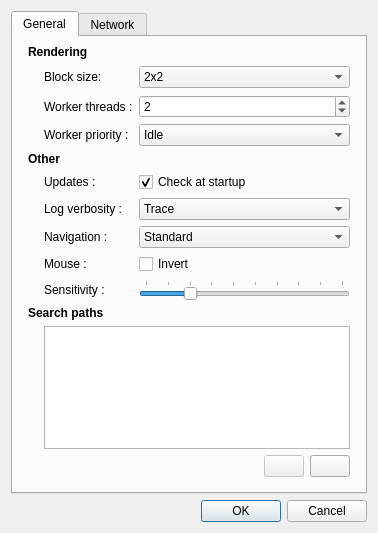
<?xml version="1.0" encoding="UTF-8"?>
<ui version="4.0">
 <class>ProgramSettingsDialog</class>
 <widget class="QDialog" name="ProgramSettingsDialog">
  <property name="geometry">
   <rect>
    <x>0</x>
    <y>0</y>
    <width>378</width>
    <height>533</height>
   </rect>
  </property>
  <property name="sizePolicy">
   <sizepolicy hsizetype="Preferred" vsizetype="MinimumExpanding">
    <horstretch>0</horstretch>
    <verstretch>0</verstretch>
   </sizepolicy>
  </property>
  <property name="maximumSize">
   <size>
    <width>16777215</width>
    <height>16777215</height>
   </size>
  </property>
  <property name="windowTitle">
   <string>Settings</string>
  </property>
  <layout class="QGridLayout" name="gridLayout">
   <item row="13" column="0">
    <widget class="QDialogButtonBox" name="buttonBox">
     <property name="orientation">
      <enum>Qt::Horizontal</enum>
     </property>
     <property name="standardButtons">
      <set>QDialogButtonBox::Cancel|QDialogButtonBox::Ok</set>
     </property>
    </widget>
   </item>
   <item row="0" column="0">
    <widget class="QTabWidget" name="tabWidget">
     <property name="sizePolicy">
      <sizepolicy hsizetype="Preferred" vsizetype="Expanding">
       <horstretch>0</horstretch>
       <verstretch>0</verstretch>
      </sizepolicy>
     </property>
     <property name="currentIndex">
      <number>0</number>
     </property>
     <widget class="QWidget" name="tab1">
      <attribute name="title">
       <string>General</string>
      </attribute>
      <layout class="QGridLayout" name="gridLayout1" rowstretch="0,0,0,0,0,0,0,0,0,0,0,0,0,0,0,0,0" columnstretch="0,0,0,1">
       <property name="leftMargin">
        <number>15</number>
       </property>
       <property name="topMargin">
        <number>8</number>
       </property>
       <property name="rightMargin">
        <number>15</number>
       </property>
       <property name="bottomMargin">
        <number>15</number>
       </property>
       <property name="spacing">
        <number>6</number>
       </property>
       <item row="0" column="0" colspan="3">
        <widget class="QLabel" name="label_10">
         <property name="font">
          <font>
           <weight>75</weight>
           <bold>true</bold>
          </font>
         </property>
         <property name="text">
          <string>Rendering</string>
         </property>
        </widget>
       </item>
       <item row="1" column="0">
        <spacer name="horizontalSpacer">
         <property name="orientation">
          <enum>Qt::Horizontal</enum>
         </property>
         <property name="sizeType">
          <enum>QSizePolicy::Fixed</enum>
         </property>
         <property name="sizeHint" stdset="0">
          <size>
           <width>10</width>
           <height>24</height>
          </size>
         </property>
        </spacer>
       </item>
       <item row="1" column="1">
        <widget class="QLabel" name="label">
         <property name="toolTip">
          <string>Specify the block resolution used to split images into 
parallel workloads (default: 32x32). If chosen too small, 
excessive block management may slow down the rendering.
Only applies to some integrators. </string>
         </property>
         <property name="text">
          <string>Block size: </string>
         </property>
         <property name="buddy">
          <cstring>blockSizeBox</cstring>
         </property>
        </widget>
       </item>
       <item row="1" column="2" colspan="2">
        <widget class="QComboBox" name="blockSizeBox">
         <property name="toolTip">
          <string>Specify the block resolution used to split images into 
parallel workloads (default: 32x32). If chosen too small, 
excessive block management may slow down the rendering.
Only applies to some integrators. </string>
         </property>
         <item>
          <property name="text">
           <string>2x2</string>
          </property>
         </item>
         <item>
          <property name="text">
           <string>4x4</string>
          </property>
         </item>
         <item>
          <property name="text">
           <string>8x8</string>
          </property>
         </item>
         <item>
          <property name="text">
           <string>16x16</string>
          </property>
         </item>
         <item>
          <property name="text">
           <string>32x32</string>
          </property>
         </item>
         <item>
          <property name="text">
           <string>64x64</string>
          </property>
         </item>
         <item>
          <property name="text">
           <string>128x128</string>
          </property>
         </item>
        </widget>
       </item>
       <item row="2" column="1">
        <widget class="QLabel" name="label_2">
         <property name="toolTip">
          <string>Specifies the number of local worker threads. The default is to use
all local cores (including virtual cores on Hyper-threading-enabled 
machines). Setting this value lower can be useful to reduce the 
system load, especially when much of the work is done over the network.</string>
         </property>
         <property name="text">
          <string>Worker threads :</string>
         </property>
         <property name="buddy">
          <cstring>localWorkerBox</cstring>
         </property>
        </widget>
       </item>
       <item row="2" column="2" colspan="2">
        <widget class="QSpinBox" name="localWorkerBox">
         <property name="toolTip">
          <string>Specifies the number of local worker threads. The default is to use
all local cores (including virtual cores on Hyper-threading-enabled 
machines). Setting this value lower can be useful to reduce the 
system load, especially when much of the work is done over the network.</string>
         </property>
         <property name="value">
          <number>2</number>
         </property>
        </widget>
       </item>
       <item row="14" column="0" colspan="4">
        <widget class="QLabel" name="label_3">
         <property name="font">
          <font>
           <weight>75</weight>
           <bold>true</bold>
          </font>
         </property>
         <property name="text">
          <string>Search paths</string>
         </property>
        </widget>
       </item>
       <item row="16" column="1" colspan="3">
        <layout class="QHBoxLayout" name="buttonsLayout1" stretch="0,0,0">
         <property name="spacing">
          <number>6</number>
         </property>
         <item>
          <spacer name="horizontalSpacer_2">
           <property name="orientation">
            <enum>Qt::Horizontal</enum>
           </property>
           <property name="sizeHint" stdset="0">
            <size>
             <width>118</width>
             <height>17</height>
            </size>
           </property>
          </spacer>
         </item>
         <item>
          <widget class="QPushButton" name="removePathButton">
           <property name="enabled">
            <bool>false</bool>
           </property>
           <property name="maximumSize">
            <size>
             <width>40</width>
             <height>16777215</height>
            </size>
           </property>
           <property name="toolTip">
            <string>Remove the selected search path</string>
           </property>
           <property name="text">
            <string/>
           </property>
           <property name="icon">
            <iconset resource="resources.qrc">
             <normaloff>:/resources/remove.png</normaloff>:/resources/remove.png</iconset>
           </property>
           <property name="iconSize">
            <size>
             <width>16</width>
             <height>16</height>
            </size>
           </property>
           <property name="autoDefault">
            <bool>false</bool>
           </property>
          </widget>
         </item>
         <item>
          <widget class="QPushButton" name="addPathButton">
           <property name="sizePolicy">
            <sizepolicy hsizetype="Minimum" vsizetype="Fixed">
             <horstretch>0</horstretch>
             <verstretch>0</verstretch>
            </sizepolicy>
           </property>
           <property name="maximumSize">
            <size>
             <width>40</width>
             <height>16777215</height>
            </size>
           </property>
           <property name="toolTip">
            <string>Add a search path</string>
           </property>
           <property name="text">
            <string/>
           </property>
           <property name="icon">
            <iconset resource="resources.qrc">
             <normaloff>:/resources/add.png</normaloff>:/resources/add.png</iconset>
           </property>
           <property name="iconSize">
            <size>
             <width>16</width>
             <height>16</height>
            </size>
           </property>
           <property name="autoDefault">
            <bool>false</bool>
           </property>
          </widget>
         </item>
        </layout>
       </item>
       <item row="4" column="0" colspan="3">
        <widget class="QLabel" name="label_11">
         <property name="font">
          <font>
           <weight>75</weight>
           <bold>true</bold>
          </font>
         </property>
         <property name="text">
          <string>Other</string>
         </property>
        </widget>
       </item>
       <item row="15" column="1" colspan="3">
        <widget class="QListWidget" name="searchPathList">
         <property name="enabled">
          <bool>true</bool>
         </property>
         <property name="sizePolicy">
          <sizepolicy hsizetype="Expanding" vsizetype="Ignored">
           <horstretch>0</horstretch>
           <verstretch>1</verstretch>
          </sizepolicy>
         </property>
         <property name="minimumSize">
          <size>
           <width>70</width>
           <height>70</height>
          </size>
         </property>
         <property name="maximumSize">
          <size>
           <width>16777215</width>
           <height>16777215</height>
          </size>
         </property>
         <property name="toolTip">
          <string>List of additional directories that will be searched
for resources, such as geometry data, textures, etc.</string>
         </property>
         <property name="frameShadow">
          <enum>QFrame::Sunken</enum>
         </property>
         <property name="resizeMode">
          <enum>QListView::Adjust</enum>
         </property>
        </widget>
       </item>
       <item row="6" column="2">
        <widget class="QCheckBox" name="checkForUpdatesBox">
         <property name="enabled">
          <bool>true</bool>
         </property>
         <property name="toolTip">
          <string>If active, Mitsuba will try to determine the most recent
release via Internet every time it is started.</string>
         </property>
         <property name="autoFillBackground">
          <bool>false</bool>
         </property>
         <property name="styleSheet">
          <string/>
         </property>
         <property name="text">
          <string>Check at startup</string>
         </property>
         <property name="checked">
          <bool>true</bool>
         </property>
         <property name="tristate">
          <bool>false</bool>
         </property>
        </widget>
       </item>
       <item row="6" column="1">
        <widget class="QLabel" name="label_7">
         <property name="toolTip">
          <string>If active, Mitsuba will try to determine the most recent
release via Internet every time it is started.</string>
         </property>
         <property name="text">
          <string>Updates :</string>
         </property>
        </widget>
       </item>
       <item row="11" column="2" colspan="2">
        <widget class="QSlider" name="sensitivitySlider">
         <property name="toolTip">
          <string>Specifies how sensitive the mouse should react to 
movements while navigating in the real-time preview.</string>
         </property>
         <property name="minimum">
          <number>1</number>
         </property>
         <property name="maximum">
          <number>10</number>
         </property>
         <property name="singleStep">
          <number>1</number>
         </property>
         <property name="pageStep">
          <number>1</number>
         </property>
         <property name="value">
          <number>3</number>
         </property>
         <property name="sliderPosition">
          <number>3</number>
         </property>
         <property name="orientation">
          <enum>Qt::Horizontal</enum>
         </property>
         <property name="tickPosition">
          <enum>QSlider::TicksAbove</enum>
         </property>
         <property name="tickInterval">
          <number>1</number>
         </property>
        </widget>
       </item>
       <item row="11" column="1">
        <widget class="QLabel" name="label_8">
         <property name="toolTip">
          <string>Specifies how sensitive the mouse should react to 
movements while navigating in the real-time preview.</string>
         </property>
         <property name="text">
          <string>Sensitivity :</string>
         </property>
        </widget>
       </item>
       <item row="9" column="1">
        <widget class="QLabel" name="label_12">
         <property name="toolTip">
          <string>Should the preview navigation flip the Y axis of the mouse?</string>
         </property>
         <property name="text">
          <string>Mouse :</string>
         </property>
         <property name="buddy">
          <cstring>invertMouseBox</cstring>
         </property>
        </widget>
       </item>
       <item row="9" column="2">
        <widget class="QCheckBox" name="invertMouseBox">
         <property name="toolTip">
          <string>Should the preview navigation flip the Y axis of the mouse?</string>
         </property>
         <property name="autoFillBackground">
          <bool>false</bool>
         </property>
         <property name="styleSheet">
          <string/>
         </property>
         <property name="text">
          <string>Invert</string>
         </property>
         <property name="tristate">
          <bool>false</bool>
         </property>
        </widget>
       </item>
       <item row="8" column="1">
        <widget class="QLabel" name="label_15">
         <property name="toolTip">
          <string>&lt;!DOCTYPE HTML PUBLIC &quot;-//W3C//DTD HTML 4.0//EN&quot; &quot;http://www.w3.org/TR/REC-html40/strict.dtd&quot;&gt;
&lt;html&gt;&lt;head&gt;&lt;meta name=&quot;qrichtext&quot; content=&quot;1&quot; /&gt;&lt;style type=&quot;text/css&quot;&gt;
p, li { white-space: pre-wrap; }
&lt;/style&gt;&lt;/head&gt;&lt;body style=&quot; font-family:'Ubuntu'; font-size:11pt; font-weight:400; font-style:normal;&quot;&gt;
&lt;p style=&quot; margin-top:0px; margin-bottom:0px; margin-left:0px; margin-right:0px; -qt-block-indent:0; text-indent:0px;&quot;&gt;This option specifies the camera behavior when navigating within the realtime preview.&lt;/p&gt;
&lt;p style=&quot;-qt-paragraph-type:empty; margin-top:0px; margin-bottom:0px; margin-left:0px; margin-right:0px; -qt-block-indent:0; text-indent:0px;&quot;&gt;&lt;/p&gt;
&lt;p style=&quot; margin-top:0px; margin-bottom:0px; margin-left:0px; margin-right:0px; -qt-block-indent:0; text-indent:0px;&quot;&gt;&lt;span style=&quot; font-weight:600;&quot;&gt;Standard&lt;/span&gt;: Rotate around the currently selected object.&lt;/p&gt;
&lt;p style=&quot;-qt-paragraph-type:empty; margin-top:0px; margin-bottom:0px; margin-left:0px; margin-right:0px; -qt-block-indent:0; text-indent:0px;&quot;&gt;&lt;/p&gt;
&lt;p style=&quot; margin-top:0px; margin-bottom:0px; margin-left:0px; margin-right:0px; -qt-block-indent:0; text-indent:0px;&quot;&gt;&lt;span style=&quot; font-weight:600;&quot;&gt;First person&lt;/span&gt;: A navigation mode that resembles walking through a scene&lt;/p&gt;&lt;/body&gt;&lt;/html&gt;</string>
         </property>
         <property name="text">
          <string>Navigation :</string>
         </property>
         <property name="buddy">
          <cstring>navigationModeBox</cstring>
         </property>
        </widget>
       </item>
       <item row="8" column="2" colspan="2">
        <widget class="QComboBox" name="navigationModeBox">
         <property name="toolTip">
          <string>&lt;!DOCTYPE HTML PUBLIC &quot;-//W3C//DTD HTML 4.0//EN&quot; &quot;http://www.w3.org/TR/REC-html40/strict.dtd&quot;&gt;
&lt;html&gt;&lt;head&gt;&lt;meta name=&quot;qrichtext&quot; content=&quot;1&quot; /&gt;&lt;style type=&quot;text/css&quot;&gt;
p, li { white-space: pre-wrap; }
&lt;/style&gt;&lt;/head&gt;&lt;body style=&quot; font-family:'Ubuntu'; font-size:11pt; font-weight:400; font-style:normal;&quot;&gt;
&lt;p style=&quot; margin-top:0px; margin-bottom:0px; margin-left:0px; margin-right:0px; -qt-block-indent:0; text-indent:0px;&quot;&gt;This option specifies the camera behavior when navigating within the realtime preview.&lt;/p&gt;
&lt;p style=&quot;-qt-paragraph-type:empty; margin-top:0px; margin-bottom:0px; margin-left:0px; margin-right:0px; -qt-block-indent:0; text-indent:0px;&quot;&gt;&lt;/p&gt;
&lt;p style=&quot; margin-top:0px; margin-bottom:0px; margin-left:0px; margin-right:0px; -qt-block-indent:0; text-indent:0px;&quot;&gt;&lt;span style=&quot; font-weight:600;&quot;&gt;Standard&lt;/span&gt;: Rotate around the currently selected object.&lt;/p&gt;
&lt;p style=&quot;-qt-paragraph-type:empty; margin-top:0px; margin-bottom:0px; margin-left:0px; margin-right:0px; -qt-block-indent:0; text-indent:0px;&quot;&gt;&lt;/p&gt;
&lt;p style=&quot; margin-top:0px; margin-bottom:0px; margin-left:0px; margin-right:0px; -qt-block-indent:0; text-indent:0px;&quot;&gt;&lt;span style=&quot; font-weight:600;&quot;&gt;First person&lt;/span&gt;: A navigation mode that resembles walking through a scene&lt;/p&gt;&lt;/body&gt;&lt;/html&gt;</string>
         </property>
         <item>
          <property name="text">
           <string>Standard</string>
          </property>
         </item>
         <item>
          <property name="text">
           <string>First Person</string>
          </property>
         </item>
        </widget>
       </item>
       <item row="7" column="2" colspan="2">
        <widget class="QComboBox" name="logVerbosityBox">
         <property name="toolTip">
          <string>Specifies the threshold for displaying log messages.
For instance, setting this to &quot;Info&quot; means that everything 
above and including &quot;Info&quot; is written to the console.</string>
         </property>
         <item>
          <property name="text">
           <string>Trace</string>
          </property>
         </item>
         <item>
          <property name="text">
           <string>Debug</string>
          </property>
         </item>
         <item>
          <property name="text">
           <string>Info</string>
          </property>
         </item>
         <item>
          <property name="text">
           <string>Warn</string>
          </property>
         </item>
         <item>
          <property name="text">
           <string>Error</string>
          </property>
         </item>
        </widget>
       </item>
       <item row="7" column="1">
        <widget class="QLabel" name="label_5">
         <property name="toolTip">
          <string>Specifies the threshold for displaying log messages.
For instance, setting this to &quot;Info&quot; means that everything 
above and including &quot;Info&quot; is written to the console.</string>
         </property>
         <property name="text">
          <string>Log verbosity :</string>
         </property>
         <property name="buddy">
          <cstring>logVerbosityBox</cstring>
         </property>
        </widget>
       </item>
       <item row="3" column="1">
        <widget class="QLabel" name="label_16">
         <property name="toolTip">
          <string>Thread priority to assign to Mitsuba's rendering threads. 
Setting this to a value below Normal is usually a good idea, 
since it will make the operating system more responsive.</string>
         </property>
         <property name="text">
          <string>Worker priority :</string>
         </property>
        </widget>
       </item>
       <item row="3" column="2" colspan="2">
        <widget class="QComboBox" name="workerPriorityBox">
         <property name="toolTip">
          <string>Thread priority to assign to Mitsuba's rendering threads. 
Setting this to a value below Normal is usually a good idea, 
since it will make the operating system more responsive.</string>
         </property>
         <item>
          <property name="text">
           <string>Idle</string>
          </property>
         </item>
         <item>
          <property name="text">
           <string>Lowest</string>
          </property>
         </item>
         <item>
          <property name="text">
           <string>Low</string>
          </property>
         </item>
         <item>
          <property name="text">
           <string>Normal</string>
          </property>
         </item>
         <item>
          <property name="text">
           <string>High</string>
          </property>
         </item>
         <item>
          <property name="text">
           <string>Highest</string>
          </property>
         </item>
        </widget>
       </item>
      </layout>
     </widget>
     <widget class="QWidget" name="tab2">
      <attribute name="title">
       <string>Network</string>
      </attribute>
      <layout class="QGridLayout" name="gridLayout2" rowstretch="0,0,0,0,0,1,0,0,0,0" columnstretch="0,0,1">
       <property name="leftMargin">
        <number>15</number>
       </property>
       <property name="topMargin">
        <number>8</number>
       </property>
       <property name="rightMargin">
        <number>15</number>
       </property>
       <property name="bottomMargin">
        <number>15</number>
       </property>
       <property name="spacing">
        <number>6</number>
       </property>
       <item row="0" column="0" colspan="3">
        <widget class="QLabel" name="label_4">
         <property name="font">
          <font>
           <weight>75</weight>
           <bold>true</bold>
          </font>
         </property>
         <property name="text">
          <string>Server settings</string>
         </property>
        </widget>
       </item>
       <item row="1" column="1">
        <widget class="QLabel" name="label_13">
         <property name="toolTip">
          <string>When the server feature is used, this field specifies the
hostname and associated network interface, on which
to wait for incoming connections.</string>
         </property>
         <property name="text">
          <string>Listen address :</string>
         </property>
         <property name="buddy">
          <cstring>nodeName</cstring>
         </property>
        </widget>
       </item>
       <item row="1" column="2">
        <widget class="QLineEdit" name="nodeName">
         <property name="toolTip">
          <string>When the server feature is used, this field specifies the
hostname and associated network interface, on which
to wait for incoming connections.</string>
         </property>
         <property name="text">
          <string>localhost</string>
         </property>
        </widget>
       </item>
       <item row="4" column="0" colspan="3">
        <widget class="QLabel" name="label_9">
         <property name="font">
          <font>
           <weight>75</weight>
           <bold>true</bold>
          </font>
         </property>
         <property name="text">
          <string>Network render nodes</string>
         </property>
        </widget>
       </item>
       <item row="5" column="1" colspan="2">
        <widget class="QListWidget" name="connectionList">
         <property name="sizePolicy">
          <sizepolicy hsizetype="Expanding" vsizetype="Ignored">
           <horstretch>0</horstretch>
           <verstretch>0</verstretch>
          </sizepolicy>
         </property>
         <property name="minimumSize">
          <size>
           <width>70</width>
           <height>70</height>
          </size>
         </property>
        </widget>
       </item>
       <item row="6" column="1" colspan="2">
        <layout class="QHBoxLayout" name="buttonsLayout2" stretch="0,0,0">
         <item>
          <spacer name="horizontalSpacer_4">
           <property name="orientation">
            <enum>Qt::Horizontal</enum>
           </property>
           <property name="sizeHint" stdset="0">
            <size>
             <width>118</width>
             <height>17</height>
            </size>
           </property>
          </spacer>
         </item>
         <item>
          <widget class="QPushButton" name="removeConnectionButton">
           <property name="enabled">
            <bool>false</bool>
           </property>
           <property name="maximumSize">
            <size>
             <width>40</width>
             <height>16777215</height>
            </size>
           </property>
           <property name="toolTip">
            <string>Remove a render node</string>
           </property>
           <property name="text">
            <string/>
           </property>
           <property name="icon">
            <iconset resource="resources.qrc">
             <normaloff>:/resources/remove.png</normaloff>:/resources/remove.png</iconset>
           </property>
           <property name="iconSize">
            <size>
             <width>16</width>
             <height>16</height>
            </size>
           </property>
           <property name="autoDefault">
            <bool>false</bool>
           </property>
          </widget>
         </item>
         <item>
          <widget class="QPushButton" name="addConnectionButton">
           <property name="enabled">
            <bool>true</bool>
           </property>
           <property name="maximumSize">
            <size>
             <width>40</width>
             <height>16777215</height>
            </size>
           </property>
           <property name="toolTip">
            <string>Add a render node</string>
           </property>
           <property name="text">
            <string/>
           </property>
           <property name="icon">
            <iconset resource="resources.qrc">
             <normaloff>:/resources/add.png</normaloff>:/resources/add.png</iconset>
           </property>
           <property name="iconSize">
            <size>
             <width>16</width>
             <height>16</height>
            </size>
           </property>
           <property name="autoDefault">
            <bool>false</bool>
           </property>
          </widget>
         </item>
        </layout>
       </item>
       <item row="7" column="0" colspan="3">
        <widget class="QLabel" name="label_6">
         <property name="font">
          <font>
           <weight>75</weight>
           <bold>true</bold>
          </font>
         </property>
         <property name="text">
          <string>Computational resources</string>
         </property>
        </widget>
       </item>
       <item row="8" column="1" colspan="2">
        <widget class="QLabel" name="statsLabel1">
         <property name="text">
          <string>Cores attached via network: 0</string>
         </property>
        </widget>
       </item>
       <item row="9" column="1" colspan="2">
        <widget class="QLabel" name="statsLabel2">
         <property name="sizePolicy">
          <sizepolicy hsizetype="Preferred" vsizetype="Preferred">
           <horstretch>0</horstretch>
           <verstretch>0</verstretch>
          </sizepolicy>
         </property>
         <property name="minimumSize">
          <size>
           <width>0</width>
           <height>0</height>
          </size>
         </property>
         <property name="text">
          <string>Total number of attached cores: 0</string>
         </property>
        </widget>
       </item>
       <item row="2" column="2">
        <widget class="QLineEdit" name="listenPort">
         <property name="toolTip">
          <string>When the server feature is used, this number specifies
the port at which Mitsuba should listen for incoming
connections. The default setting is 7554.</string>
         </property>
         <property name="text">
          <string>7554</string>
         </property>
        </widget>
       </item>
       <item row="2" column="1">
        <widget class="QLabel" name="label_14">
         <property name="toolTip">
          <string>When the server feature is used, this number specifies
the port at which Mitsuba should listen for incoming
connections. The default setting is 7554.</string>
         </property>
         <property name="text">
          <string>Listen port :</string>
         </property>
         <property name="buddy">
          <cstring>listenPort</cstring>
         </property>
        </widget>
       </item>
       <item row="1" column="0">
        <spacer name="horizontalSpacer_3">
         <property name="orientation">
          <enum>Qt::Horizontal</enum>
         </property>
         <property name="sizeType">
          <enum>QSizePolicy::Fixed</enum>
         </property>
         <property name="sizeHint" stdset="0">
          <size>
           <width>10</width>
           <height>0</height>
          </size>
         </property>
        </spacer>
       </item>
      </layout>
     </widget>
    </widget>
   </item>
  </layout>
 </widget>
 <tabstops>
  <tabstop>blockSizeBox</tabstop>
  <tabstop>localWorkerBox</tabstop>
  <tabstop>checkForUpdatesBox</tabstop>
  <tabstop>logVerbosityBox</tabstop>
  <tabstop>navigationModeBox</tabstop>
  <tabstop>invertMouseBox</tabstop>
  <tabstop>sensitivitySlider</tabstop>
  <tabstop>searchPathList</tabstop>
  <tabstop>removePathButton</tabstop>
  <tabstop>addPathButton</tabstop>
  <tabstop>buttonBox</tabstop>
  <tabstop>nodeName</tabstop>
  <tabstop>listenPort</tabstop>
  <tabstop>connectionList</tabstop>
  <tabstop>removeConnectionButton</tabstop>
  <tabstop>addConnectionButton</tabstop>
  <tabstop>tabWidget</tabstop>
 </tabstops>
 <resources>
  <include location="resources.qrc"/>
 </resources>
 <connections>
  <connection>
   <sender>buttonBox</sender>
   <signal>rejected()</signal>
   <receiver>ProgramSettingsDialog</receiver>
   <slot>reject()</slot>
   <hints>
    <hint type="sourcelabel">
     <x>286</x>
     <y>475</y>
    </hint>
    <hint type="destinationlabel">
     <x>141</x>
     <y>421</y>
    </hint>
   </hints>
  </connection>
  <connection>
   <sender>buttonBox</sender>
   <signal>accepted()</signal>
   <receiver>ProgramSettingsDialog</receiver>
   <slot>accept()</slot>
   <hints>
    <hint type="sourcelabel">
     <x>315</x>
     <y>475</y>
    </hint>
    <hint type="destinationlabel">
     <x>318</x>
     <y>421</y>
    </hint>
   </hints>
  </connection>
  <connection>
   <sender>localWorkerBox</sender>
   <signal>valueChanged(int)</signal>
   <receiver>ProgramSettingsDialog</receiver>
   <slot>refresh()</slot>
   <hints>
    <hint type="sourcelabel">
     <x>271</x>
     <y>114</y>
    </hint>
    <hint type="destinationlabel">
     <x>2</x>
     <y>346</y>
    </hint>
   </hints>
  </connection>
  <connection>
   <sender>listenPort</sender>
   <signal>textChanged(QString)</signal>
   <receiver>ProgramSettingsDialog</receiver>
   <slot>refresh()</slot>
   <hints>
    <hint type="sourcelabel">
     <x>175</x>
     <y>90</y>
    </hint>
    <hint type="destinationlabel">
     <x>26</x>
     <y>2</y>
    </hint>
   </hints>
  </connection>
  <connection>
   <sender>nodeName</sender>
   <signal>textEdited(QString)</signal>
   <receiver>ProgramSettingsDialog</receiver>
   <slot>refresh()</slot>
   <hints>
    <hint type="sourcelabel">
     <x>175</x>
     <y>62</y>
    </hint>
    <hint type="destinationlabel">
     <x>291</x>
     <y>4</y>
    </hint>
   </hints>
  </connection>
 </connections>
 <slots>
  <signal>signal1()</signal>
  <slot>refresh()</slot>
 </slots>
</ui>
